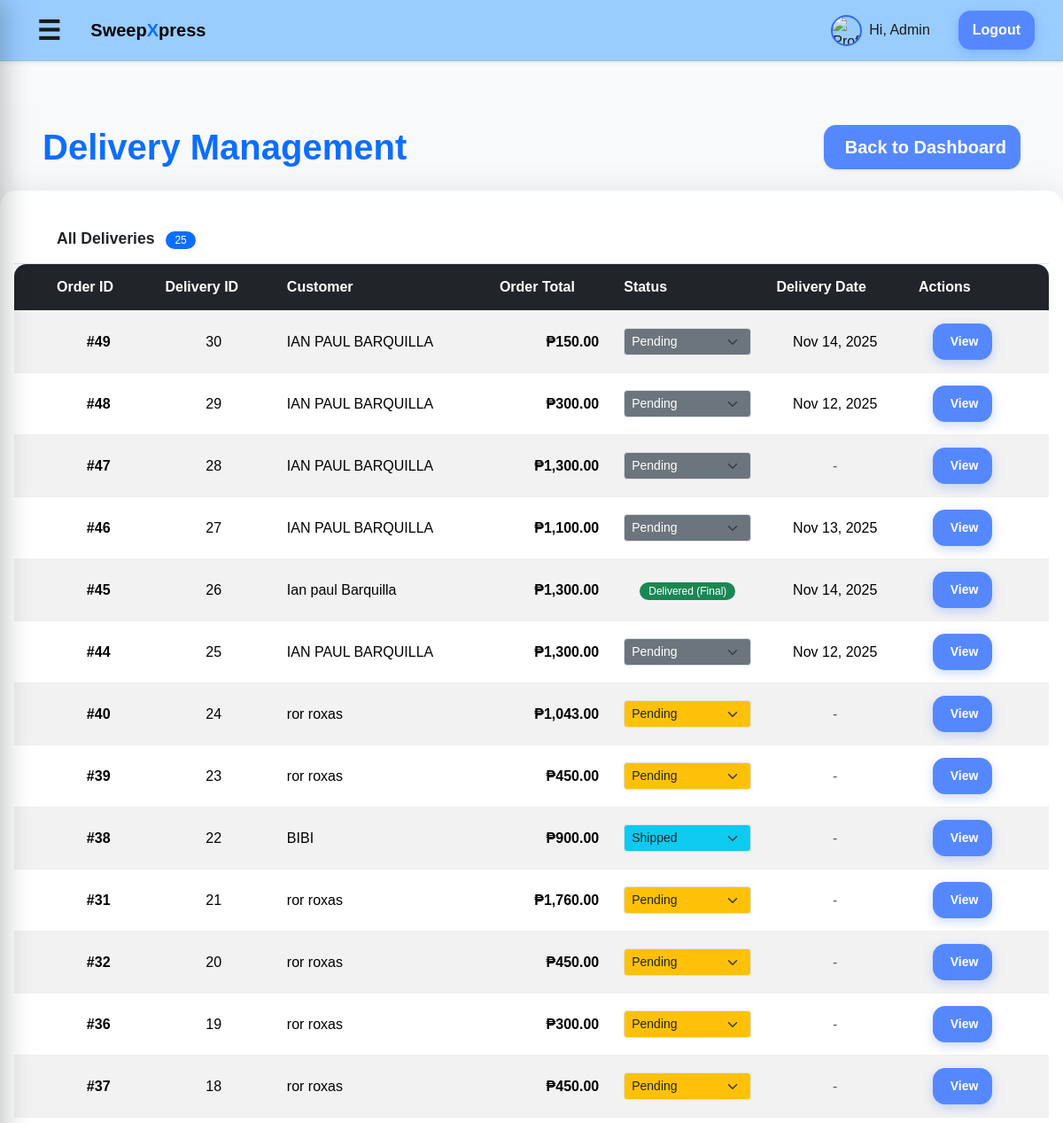
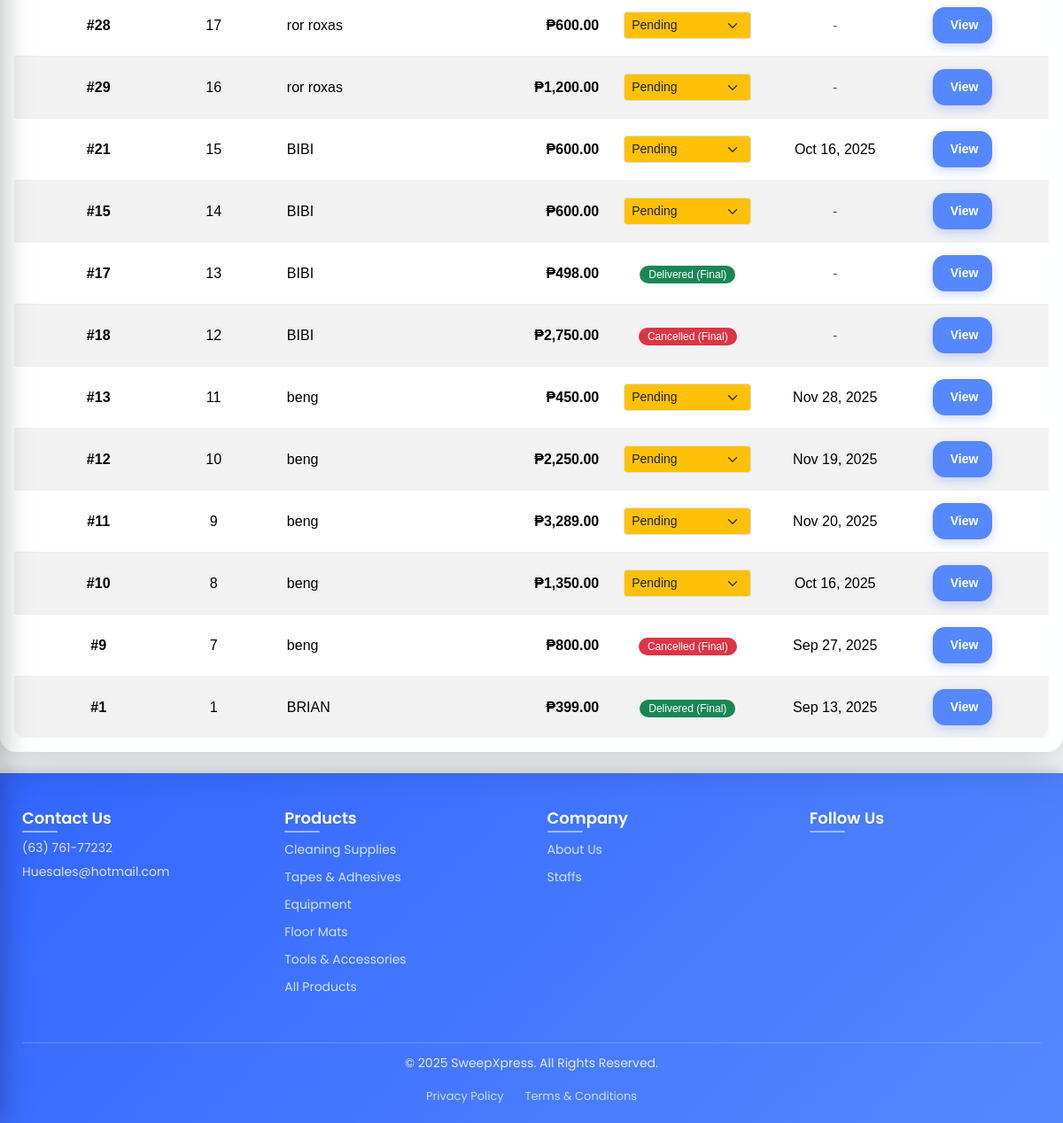
/admin/deliveries.php (signed in), run on the app's committed database (2 pictures, top to bottom).
### tables this page shows
CREATE TABLE `deliveries` (
  `id` int(11) NOT NULL,
  `order_id` int(11) NOT NULL,
  `customer_name` varchar(120) NOT NULL,
  `address` varchar(255) NOT NULL,
  `status` enum('pending','shipped','delivered','cancelled') DEFAULT 'pending',
  `delivery_date` date DEFAULT NULL,
  `created_at` timestamp NOT NULL DEFAULT current_timestamp()
);

CREATE TABLE `orders` (
  `id` int(11) NOT NULL,
  `user_id` int(11) DEFAULT NULL,
  `total` decimal(10,2) NOT NULL DEFAULT 0.00,
  `address` varchar(255) DEFAULT NULL,
  `status` enum('pending','preparing','delivered','completed','cancellation_requested','cancelled') NOT NULL DEFAULT 'pending',
  `created_at` timestamp NOT NULL DEFAULT current_timestamp(),
  `payment_method` varchar(50) NOT NULL DEFAULT 'COD',
  `payment_status` varchar(50) NOT NULL DEFAULT 'pending',
  `customer_name` varchar(120) DEFAULT NULL,
  `notes` text DEFAULT NULL,
  `cancellation_reason` text DEFAULT NULL,
  `admin_note` text DEFAULT NULL,
  `po_number` varchar(50) DEFAULT NULL,
  `payment_terms` varchar(100) DEFAULT NULL,
  `order_type` varchar(10) NOT NULL DEFAULT 'B2C'
);

### admin/deliveries.php (the view, shortened to what this page needs)
<?php
require_once __DIR__ . '/../includes/header.php';
$stmt = $pdo->query("
    SELECT d.*, o.total, o.created_at, o.status AS order_status
    FROM deliveries d
    LEFT JOIN orders o ON d.order_id = o.id
    ORDER BY d.created_at DESC
");
$deliveries = $stmt->fetchAll(PDO::FETCH_ASSOC);
?>
<div class="container-fluid min-vh-100 bg-light px-0 py-4">
    <div class="d-flex justify-content-between align-items-center mb-4 px-4 px-lg-5">
        <h1 class="display-6 fw-bold text-primary mb-0">Delivery Management</h1>
        <a href="dashboard.php" class="btn btn-secondary shadow-sm btn-lg">
            <i class="fas fa-arrow-left me-2"></i> Back to Dashboard
        </a>
    </div>
    <?php if ($deliveries): ?>
        <div class="card shadow-lg border-0 w-100">
            <div class="card-header bg-white border-bottom py-3 px-4 px-lg-5">
                <h3 class="mb-0 text-dark">
                    All Deliveries <span class="badge bg-primary text-white rounded-pill ms-2"><?php echo count($deliveries); ?></span>
                </h3>
            </div>
            <div class="card-body p-0">
                <div class="table-responsive">
                    <table class="table table-striped table-hover align-middle mb-0">
                        <thead class="table-dark text-center">
                            <tr>
                                <th class="ps-4 ps-lg-5">Order ID</th>
                                <th>Delivery ID</th>
                                <th>Customer</th>
                                <th>Order Total</th>
                                <th>Status</th>
                                <th>Delivery Date</th>
                                <th class="pe-4 pe-lg-5">Actions</th>
                            </tr>
                        </thead>
                        <tbody>
                            <?php foreach ($deliveries as $d): ?>
                                <?php
                                    $statusClass = match($d['status']) {
                                        'pending'   => 'bg-warning text-dark',
                                        'shipped'   => 'bg-info text-dark',
                                        'delivered' => 'bg-success text-white',
                                        'cancelled' => 'bg-danger text-white',
                                        default     => 'bg-secondary text-white'
                                    };
                                    $is_final = ($d['order_status'] === 'delivered' || $d['order_status'] === 'cancelled');
                                ?>
                                <tr>
                                    <td class="fw-bold text-center ps-4 ps-lg-5">#<?php echo htmlspecialchars($d['order_id']); ?></td>
                                    <td class="text-center"><?php echo htmlspecialchars($d['id']); ?></td>
                                    <td><?php echo htmlspecialchars($d['customer_name']); ?></td>
                                    <td class="fw-semibold text-end">₱<?php echo number_format($d['total'], 2); ?></td>
                                    <td class="text-center">
                                        <?php if ($is_final): ?>
                                            <span class="badge <?php echo $statusClass; ?>">
                                                <?php echo ucfirst($d['status']); ?> (Final)
                                            </span>
                                        <?php else: ?>
                                            <form method="post" class="d-inline">
                                                <select name="status" class="form-select form-select-sm <?php echo $statusClass; ?>" onchange="this.form.submit()">
                                                    <?php foreach (['pending','shipped','delivered','cancelled'] as $s): ?>
                                                        <option value="<?php echo $s; ?>" <?php if($d['status'] === $s) echo 'selected'; ?>>
                                                            <?php echo ucfirst($s); ?>
                                                        </option>
                                                    <?php endforeach; ?>
                                                </select>
                                            </form>
                                        <?php endif; ?>
                                    </td>
                                    <td class="text-center">
                                        <?php echo $d['delivery_date'] ? htmlspecialchars(date('M j, Y', strtotime($d['delivery_date']))) : '<span class="text-muted">-</span>'; ?>
                                    </td>
                                    <td class="text-center pe-4 pe-lg-5">
                                        <a href="order_details.php?id=<?php echo $d['order_id']; ?>" class="btn btn-sm btn-outline-primary">
                                            <i class="fas fa-eye me-1"></i> View
                                        </a>
                                    </td>
                                </tr>
                            <?php endforeach; ?>
                        </tbody>
                    </table>
                </div>
            </div>
        </div>
    <?php else: ?>
        <div class="alert alert-info mx-4 mx-lg-5"> No deliveries yet.</div>
    <?php endif; ?>
</div>
<?php require_once __DIR__ . '/../includes/footer.php'; ?>

### assets/style.css (style rules this page uses)
* { box-sizing: border-box; -webkit-font-smoothing: antialiased; }
body { margin: 0; font-family: -apple-system, BlinkMacSystemFont, "Segoe UI", Roboto, Inter, Arial, sans-serif; background: #f5f7fa; color: #1a1a1a; line-height: 1.5; }
nav a.btn, .btn { background: #5588ff !important; color: #fff !important; padding: 10px 16px; border-radius: 14px; font-weight: 600; text-decoration: none; border: none; cursor: pointer; box-shadow: 0 4px 12px rgba(51,102,255,0.25); transition: transform 0.1s, opacity 0.2s; }
.btn-secondary { background: #5588ff !important; color: #fff !important; box-shadow: 0 4px 12px rgba(51,102,255,0.25); }
.card { background:#feffff; border-radius:18px; padding:16px; box-shadow:0 6px 20px rgba(0,0,0,.06); display:flex; flex-direction:column; justify-content:space-between; height:100%; transition:transform .15s,box-shadow .15s; }
.card h3 { margin:12px 0 6px; font-size:1.1rem; font-weight:600; flex-grow:0; }
input, textarea, select { width: 100%; padding: 12px 14px; border: 1px solid #e5e7eb; border-radius: 12px; font-size: 1rem; transition: border 0.2s, box-shadow 0.2s; }
.table { width: 100%; border-collapse: collapse; background: #fff; border-radius: 14px; overflow: hidden; box-shadow: 0 6px 18px rgba(0,0,0,0.05); }
.table th, .table td { padding: 14px; border-bottom: 1px solid #f0f0f0; text-align: left; }
.table tr:last-child td { border-bottom: none; }
.badge { background: rgba(85, 136, 255, 0.15); color: #3366ff; padding: 4px 10px; border-radius: 999px; font-size: 12px; font-weight: 500; }
body { background: #f9fafb; font-family: Arial, sans-serif; }

### data on the page
deliveries: order "49", id "30", customer_name "IAN PAUL BARQUILLA", order.total "150.00", status "Pending", delivery_date "Nov 14, 2025"
deliveries: order "48", id "29", customer_name "IAN PAUL BARQUILLA", order.total "300.00", status "Pending", delivery_date "Nov 12, 2025"
deliveries: order "47", id "28", customer_name "IAN PAUL BARQUILLA", order.total "1,300.00", status "Pending"
deliveries: order "46", id "27", customer_name "IAN PAUL BARQUILLA", order.total "1,100.00", status "Pending", delivery_date "Nov 13, 2025"
deliveries: order "45", id "26", customer_name "Ian paul Barquilla", order.total "1,300.00", status "Delivered", delivery_date "Nov 14, 2025"
deliveries: order "44", id "25", customer_name "IAN PAUL BARQUILLA", order.total "1,300.00", status "Pending", delivery_date "Nov 12, 2025"
deliveries: order "40", id "24", customer_name "ror roxas", order.total "1,043.00", status "Pending"
deliveries: order "39", id "23", customer_name "ror roxas", order.total "450.00", status "Pending"
deliveries: order "38", id "22", customer_name "BIBI", order.total "900.00", status "Shipped"
deliveries: order "31", id "21", customer_name "ror roxas", order.total "1,760.00", status "Pending"
deliveries: order "32", id "20", customer_name "ror roxas", order.total "450.00", status "Pending"
deliveries: order "36", id "19", customer_name "ror roxas", order.total "300.00", status "Pending"
deliveries: order "37", id "18", customer_name "ror roxas", order.total "450.00", status "Pending"
deliveries: order "28", id "17", customer_name "ror roxas", order.total "600.00", status "Pending"
deliveries: order "29", id "16", customer_name "ror roxas", order.total "1,200.00", status "Pending"
deliveries: order "21", id "15", customer_name "BIBI", order.total "600.00", status "Pending", delivery_date "Oct 16, 2025"
deliveries: order "15", id "14", customer_name "BIBI", order.total "600.00", status "Pending"
deliveries: order "17", id "13", customer_name "BIBI", order.total "498.00", status "Delivered"
deliveries: order "18", id "12", customer_name "BIBI", order.total "2,750.00", status "Cancelled"
deliveries: order "13", id "11", customer_name "beng", order.total "450.00", status "Pending", delivery_date "Nov 28, 2025"
deliveries: order "12", id "10", customer_name "beng", order.total "2,250.00", status "Pending", delivery_date "Nov 19, 2025"
deliveries: order "11", id "9", customer_name "beng", order.total "3,289.00", status "Pending", delivery_date "Nov 20, 2025"
deliveries: order "10", id "8", customer_name "beng", order.total "1,350.00", status "Pending", delivery_date "Oct 16, 2025"
deliveries: order "9", id "7", customer_name "beng", order.total "800.00", status "Cancelled", delivery_date "Sep 27, 2025"
deliveries: order "1", id "1", customer_name "BRIAN", order.total "399.00", status "Delivered", delivery_date "Sep 13, 2025"

### other printed values
$displayName "Admin"
count($deliveries) "25"
